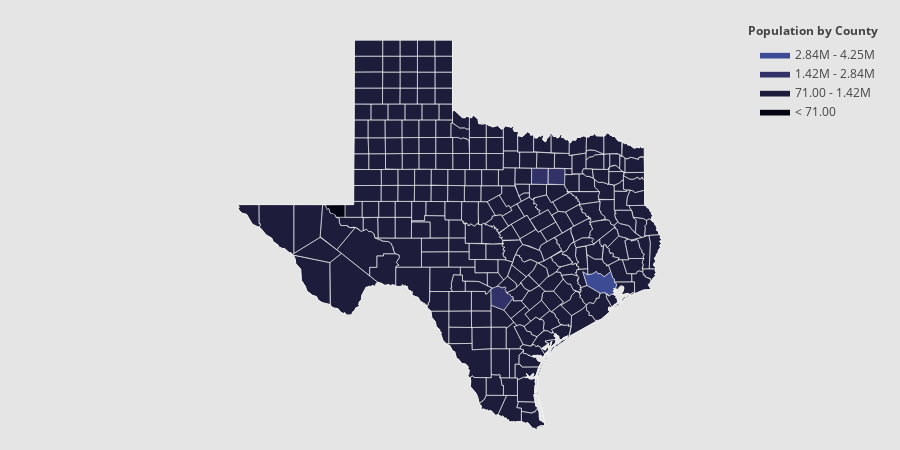

This figure's notebook cell:
### Code cell
import plotly.figure_factory as ff

import numpy as np
import pandas as pd

df_sample = pd.read_csv('https://raw.githubusercontent.com/plotly/datasets/master/minoritymajority.csv')
df_sample_r = df_sample[df_sample['STNAME'] == 'Texas']

values = df_sample_r['TOT_POP'].tolist()
fips = df_sample_r['FIPS'].tolist()

endpts = list(np.mgrid[min(values):max(values):4j])
colorscale = ["#030512","#1d1d3b","#323268","#3d4b94","#3e6ab0",
              "#4989bc","#60a7c7","#85c5d3","#b7e0e4","#eafcfd"]
fig = ff.create_choropleth(
    fips=fips, values=values, scope=['Texas'], show_state_data=True,
    colorscale=colorscale, binning_endpoints=endpts, round_legend_values=True,
    plot_bgcolor='rgb(229,229,229)',
    paper_bgcolor='rgb(229,229,229)',
    legend_title='Population by County',
    county_outline={'color': 'rgb(255,255,255)', 'width': 0.5},
    exponent_format=True,
)
fig.layout.template = None
fig.show()
